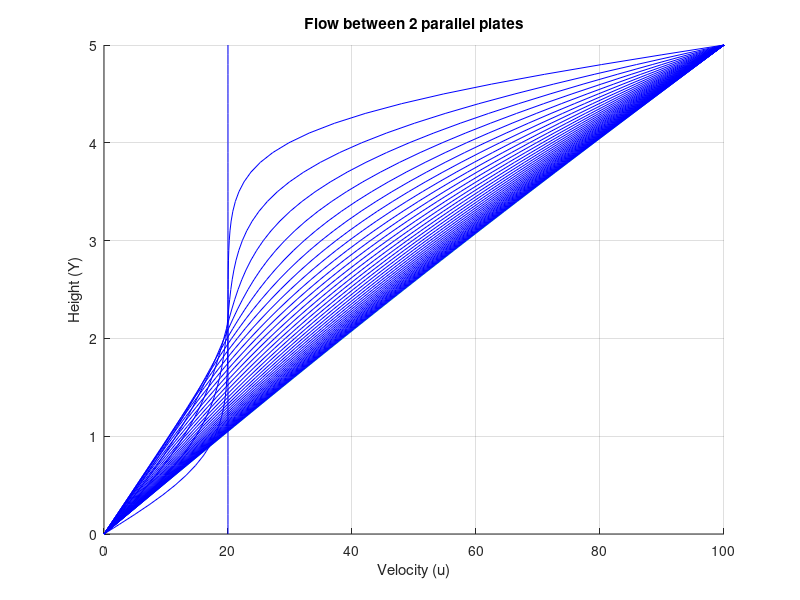

The MATLAB script that drew this image: (Note: this script raises an error after producing the figure.)
% 1D Couette Flow Example-3 using Crank-Nicolson Scheme
% Fixed Plate -> Bottom Plate
% Moving Plate -> Top Plate
clear all; clc

% Known parameters
h = 5; % Distance between the plates (5 m)
N = 51; % No. of grid points considered
dy = h/(N-1); % Grid Size
U_m = 100; % Velocity of Moving Plate (100 m/s)
v = 1; % v = Uh/Re; Re = reynolds number (m^2/s)
dt = 5e-3; % Time Step
gamma_y = v*dt/(dy^2); % Diffusion Factor Coefficient

% Initialization
t = 0; % Time
u = ones(N,1); % Velocity Matrix
U = []; % Velocities at particular time steps
T = []; % Particular Time Steps
n = 0; % Iterator

% Initial & Boundary Conditions
u = 20*u; % Initial Condition

% Computation - Implicit Method
% Crank Nicolson Method
while t<=10
    if t>0
        u(N,1) = 0; % Stationary Plate Boundary Condition
        u(1,1) = U_m; % Moving Plate Boundary Condition
        u_old = u; % u_old at nth time step & u at (n+1)th time step
        for i=2:N-1
            u(i,1) = ((gamma_y/(2+2*gamma_y))*(u(i+1,1)+u(i-1,1)+u_old(i+1,1)+u_old(i-1,1)))+((1-gamma_y)/(1+gamma_y))*u_old(i,1);
        end
    end
    U = [U;u'];
    T(end+1) = t;
    t = t+dt; % Time
    n = n+1; % Iterator
end
%u
n
t

% Plotting
figure;
hold on;
grid on;
plot(u,h:-dy:0)
for i=1:50:n
    plot(U(i,:),h:-dy:0,'b-')
end
xlabel('Velocity (u)'),ylabel('Height (Y)')
title('Flow between 2 parallel plates')
hold off;

% Animation
figure;
myVideo = VideoWriter('CouetteFlow'); %open video file
myVideo.FrameRate = 10;
open(myVideo)

y = h:-dy:0;
for i=1:25:n
    plot(U(i,:),y,'b-')
%    hold on;
    axis([0 U_m 0 h])
    pause(0.2)
    xlabel('U (in m/s)'),ylabel('Y (in m)')
    frame = getframe(gcf);
    writeVideo(myVideo,frame);
end
close(myVideo)
